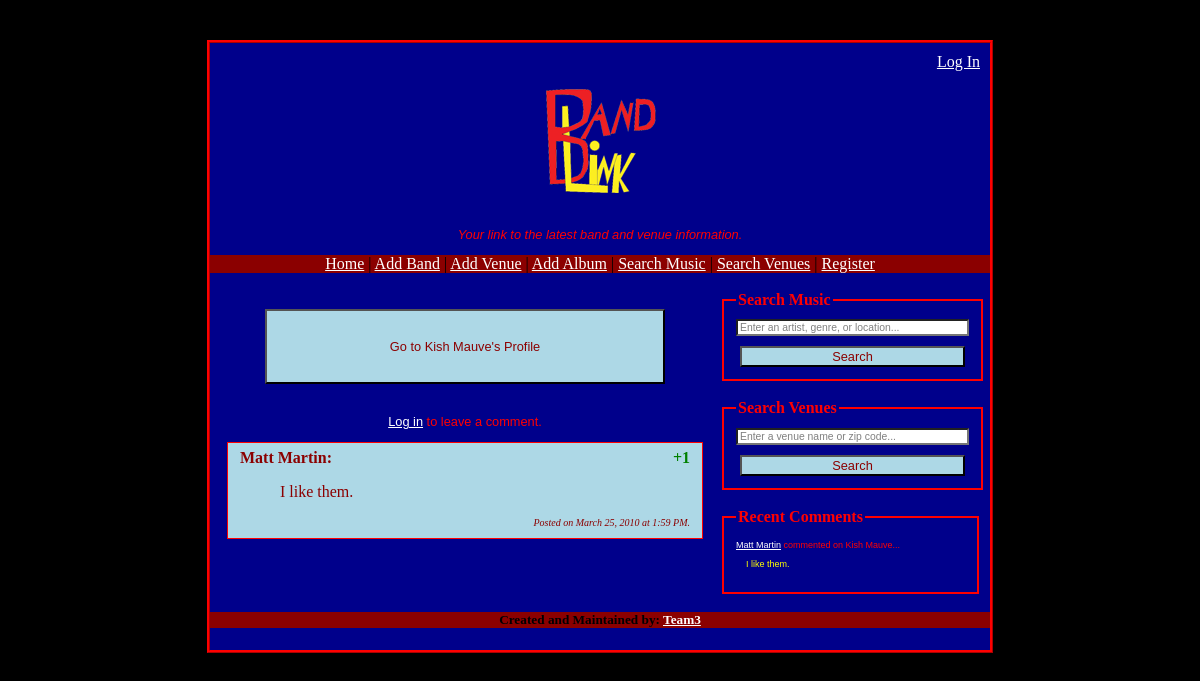
/comments.php?band=1, run on the app's committed database.
### tables this page shows
CREATE TABLE IF NOT EXISTS `band` (
  `band_id` int(11) NOT NULL AUTO_INCREMENT,
  `bandName` varchar(30) NOT NULL,
  `bandCity` varchar(40) NOT NULL,
  `bandState` varchar(25) NOT NULL,
  `bandDescription` blob NOT NULL,
  `bandPhoto` varchar(100) NOT NULL,
  PRIMARY KEY (`band_id`),
  KEY `band_index` (`bandName`)
);

CREATE TABLE IF NOT EXISTS `users` (
  `name` varchar(40) NOT NULL,
  `email` varchar(50) NOT NULL,
  `password` varchar(100) NOT NULL,
  `admin` tinyint(4) NOT NULL,
  PRIMARY KEY (`email`)
);

CREATE TABLE IF NOT EXISTS `comments` (
  `id` int(11) NOT NULL AUTO_INCREMENT,
  `comment` blob NOT NULL,
  `date` date NOT NULL,
  `time` time NOT NULL,
  `reply` int(11) NOT NULL,
  `email` varchar(50) NOT NULL,
  `band_id` int(11) NOT NULL,
  `venue_id` int(11) NOT NULL,
  `track_id` int(11) NOT NULL,
  `album_id` int(11) NOT NULL,
  PRIMARY KEY (`id`),
  KEY `email` (`email`),
  KEY `band_id` (`band_id`),
  KEY `venue_id` (`venue_id`),
  KEY `track_id` (`track_id`),
  KEY `album_id` (`album_id`)
);

### session.php (called while the page is built, shortened)
<?php
$logged_in = isset($_SESSION['email']);
?>

### listcomments.php (the view, shortened to what this page needs)
<?php
include("db_connect.php");
$page = substr($_SERVER["SCRIPT_NAME"], strrpos($_SERVER["SCRIPT_NAME"], "/") + 1);
$band = $_GET['band'];
if ($page == "bandprofile.php" || !empty($band))
{
	$subject = array("name" => "band", "page" => "bandprofile.php", "field" => "band_id", "value" => "$band");
}
$query = "SELECT * FROM ".$subject['name']." WHERE ".$subject['field']." = '".$subject['value']."'";
$result = mysqli_query($db, $query);
while ($row = mysqli_fetch_assoc($result))
{
	$name_field = $subject['name']."Name";
	$name = $row[$name_field];
}
if ($page == "comments.php")
{
	echo "<br />\n<br />\n";
	echo "<input type='submit' style='display:block; margin-left:auto; margin-right:auto; width:400px; height:75px;' ";
	echo "onClick=\"parent.location = '".$subject['page']."?id=".$subject['value']."'\" value=";
	if ($subject['name'] == "band") echo "\"  Go to $name's Profile  \" />";
	echo "<br />\n";
}
else echo "<br />\n<a name='comments'></a>\n<h1>Comments</h1>\n";
function display_rank($id)
{
	include("session.php");
	$rank = get_rank($id);
	$page = substr($_SERVER["SCRIPT_NAME"], strrpos($_SERVER["SCRIPT_NAME"], "/") + 1);
	echo "<span style='float:right;'>";
	echo "<span style='font-weight:bold; color:";
	if ($rank < 0) echo "red";
	else if ($rank == 0 || empty($rank)) echo "gray";
	else if ($rank > 0) echo "green";
	echo "'>&nbsp;";
	if ($rank > 0) echo "+";
	if (empty($rank)) echo "0";
	else echo $rank;
	echo "</span></span>\n";
}
function get_rank($id)
{
	include("db_connect.php");
	$result = mysqli_query($db, "SELECT SUM(vote) AS rank FROM votes WHERE id = '$id'");
	while ($row = mysqli_fetch_assoc($result))
	{
		$rank = $row['rank'];
	}
	return $rank;
}
if ($logged_in)
{
	echo "<form method='post' action='postcomment.php?".$subject['name']."=".$subject['value']."'>\n";
	echo "<input type='hidden' name='reply' value='0' />";
	echo "<p style='text-align:center;'>";
	echo "<textarea class='comment' name='comment' rows=4></textarea>";
	echo "</p>";
	echo "<input style='display:block; margin-left:auto; margin-right:auto;' type='submit' value='  Post Comment  ' />";
	echo "\n</form>\n<br />\n";
}
else
{
	echo "<p style='text-align:center;'><a href='login.php?ref=comments.php?page=$page?".$_SERVER['QUERY_STRING'];
	echo "'>Log in</a> to leave a comment.</p>";
}
$query = "SELECT a.name AS poster, b.*, b.email AS posteremail, DATE_FORMAT(b.date, '%M %e, %Y') AS fdate,";
$query .= " TIME_FORMAT(b.time, '%l:%i %p') AS ftime";
$query .= " FROM users AS a NATURAL JOIN comments AS b";
$query .= " WHERE ".$subject['field']." = '".$subject['value']."'";
$query .= " AND reply = '0'";
$query .= " ORDER BY b.id DESC";
$result = mysqli_query($db, $query);
$comment_count = 0;
while ($row = mysqli_fetch_assoc($result))
{
	if (($comment_count < 10) || ($page == "comments.php"))
	{
		$poster = $row['poster'];
		$date = $row['fdate'];
		$time = $row['ftime'];
		$comment = $row['comment'];
		$id = $row['id'];
		echo "<fieldset class='comment'>\n";
		echo "<span style='font-weight:bold;'>$poster:</span>\n";
		display_rank($id);
		echo "<blockquote>$comment</blockquote>\n";
		echo "<span style='float:right; font-style:italic; font-size:x-small;'>Posted on $date at $time.</span>\n";
		echo "\n</fieldset>\n";
	}
	++$comment_count;
}
if (($page != "comments.php") && ($comment_count > 10))
{
	echo "<p style='text-align:center;'><a href='comments.php?".$subject['name']."=".$subject['value'];
	echo "'>See all $comment_count comments...</a></p><br />\n";
}
else echo "<br />\n";
?>

### projectSideBar.php (shortened to what this page needs)
<?php
function search_panel($title, $id, $action, $msg)
{
	$style = "style=\"width:225px; display:block; margin-left:auto; margin-right:auto; color:gray; font-size:0.65em;\"";
	$on_focus = "onFocus=\"if (this.value == '$msg') { this.value = ''; } this.style.color = 'black';\"";
	$on_blur = "onBlur=\"if (this.value == '') { this.value = '$msg'; this.style.color = 'gray'; }\"";
	$searchbox = "<input $style $on_focus $on_blur id=\"$id\" name=\"q\" type=\"text\" value=\"$msg\" />";
	$style = "style=\"width:225px; display:block; margin:10px auto 2px auto;\"";
	$button = "<input $style type=\"submit\" value=\" Search \" />";
	$search_panel = "<br />\n";
	$search_panel .= "<fieldset style=\"border:2px solid red;\">\n";
	$search_panel .= "<legend style=\"color:red; font-weight:bold;\">$title</legend>\n";
	$search_panel .= "<form onSubmit=\"if (this.q.value == '$msg') this.q.value = ''\" ";
	$search_panel .= "method=\"get\" action=\"$action\">\n";
	$search_panel .= "$searchbox\n$button\n";
	$search_panel .= "</form>\n";
	$search_panel .= "</fieldset>\n";
	return $search_panel;
}
function recent_comments($num_comments)
{
	include("db_connect.php");
	$recent_comments = "<br />\n<fieldset style=\"border:2px solid red;\">\n";;
	$recent_comments .= "<legend style=\"color:red; font-weight:bold;\">Recent Comments</legend>\n";
	$query = "SELECT a.*, b.name FROM comments AS a NATURAL JOIN users AS b ORDER BY a.id DESC LIMIT $num_comments";
	$result = mysqli_query($db, $query);
	while ($row = mysqli_fetch_assoc($result))
	{
		$count = 0;
		$band = $row['band_id'];
		$venue = $row['venue_id'];
		$exists = false;
		if (!empty($band))
		{
			$result2 = mysqli_query($db, "SELECT * FROM band WHERE band_id = '$band'");
			while ($row2 = mysqli_fetch_assoc($result2))
			{
				$name = $row2['bandName'];
				$exists = true;
			}
		}
		if ($exists)
		{
			$recent_comments .= "<p style='font-size:xx-small;'><a href='comments.php?";
			if (!empty($band)) $recent_comments .= "band=$band";
			else if (!empty($venue)) $recent_comments .=  "venue=$venue";
			$recent_comments .=  "#".$row['id']."'>".$row['name']."</a> commented on $name";
			$recent_comments .=  "...<p style='width:219px; margin-left:10px; color:yellow; font-size:xx-small;'>\n";
			$recent_comments .= $row['comment']."\n</p>\n</p>\n";
		}
	}
	$recent_comments .= "</fieldset>\n";
	return $recent_comments;
}
echo "<div id=\"sidebar\">\n";
echo search_panel("Search Music", "searchBand", "musicsearch.php", "Enter an artist, genre, or location...");
echo search_panel("Search Venues", "searchVenue", "venuesearch.php", "Enter a venue name or zip code...");
echo recent_comments(5);
echo "<br /></div>\n";
?>

### style.css (style rules this page uses)
body { padding: 0; margin: 0; background-color: black; background-repeat: repeat-x; color: #000; text-align: center; }
A:link { color: white; }
#sidebar { float: right; width: 250px; background: darkblue; text-align: left; padding-left: 10px; margin-right: 20px; }
#footer { clear: both; background: darkred; }
p { color: red; background-color: transparent; font-family: "Lucida Sans Unicode", "Lucida Grande", Sans-Serif; font-size: 0.8em; }
input { color: #039; background-color: transparent; font-family: "Lucida Sans Unicode", "Lucida Grande", Sans-Serif; font-size: 0.8em; }
input[type=text] { margin-top: 5px; margin-bottom: 5px; background-color: white; color: black; width: 200px; }
input[type=submit] { background-color: lightblue; color: darkred; }
.comment { width: 475px; }
fieldset.comment { width: 450px; border: 1px solid red; color: darkred; background-color: lightblue; margin-left: auto; margin-right: auto; margin-top: 10px; }

### data on the page
band: bandName "Go to Kish Mauve's Profile"
users: name "Matt Martin", comments.id "1", comments.comment "I like them.", date "March 25, 2010", time "1:59 PM"
comments: users.name "Matt Martin", band.bandName "Kish Mauve", comment "I like them."

### other printed values
$title "Search Music Search Venues"
